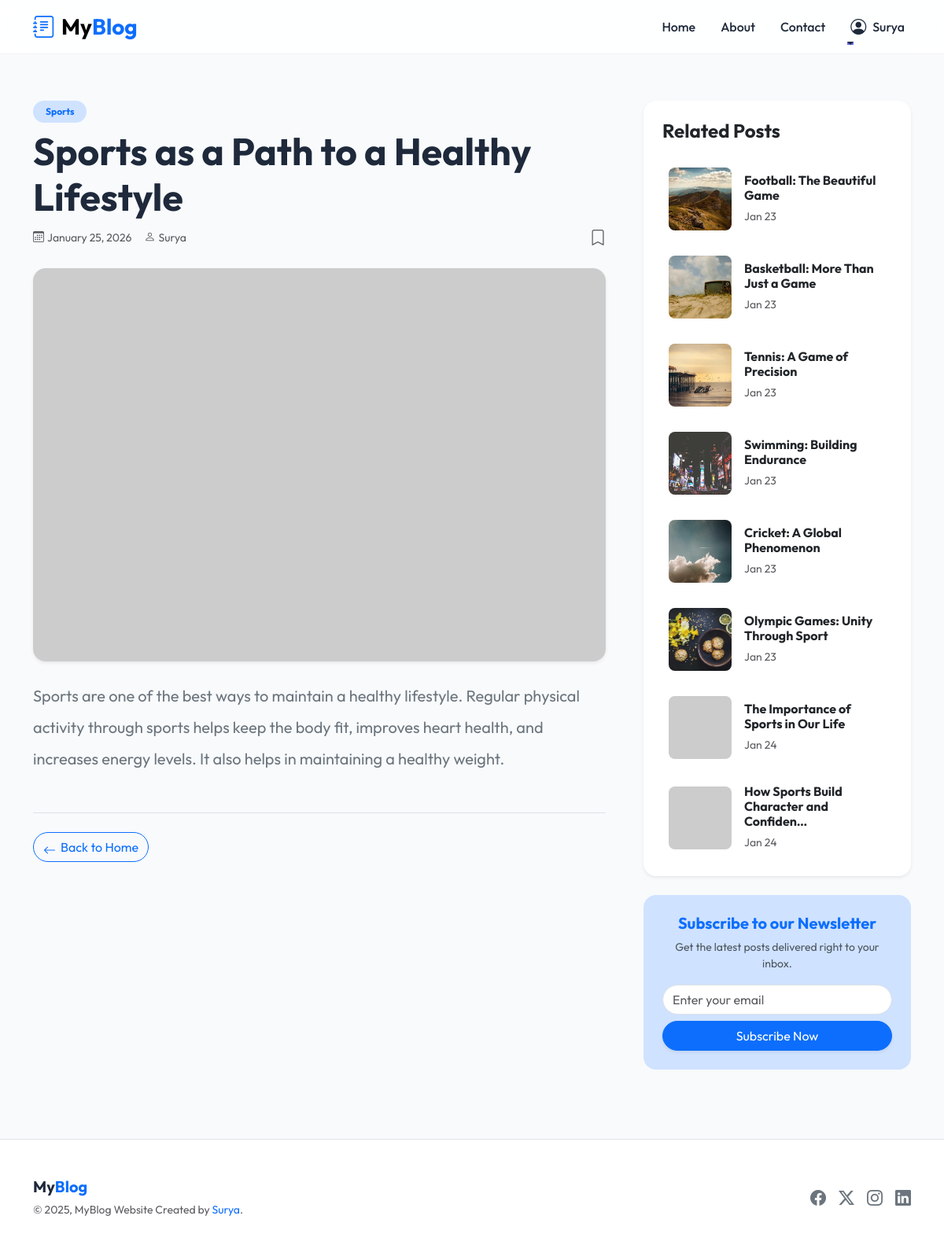
Page /post/sports-as-a-path-to-a-healthy-lifestyle (signed in) on the committed database.
### blog/models.py (models this page shows, shortened)
class Post(models.Model):
    title = models.CharField(max_length=100)
    content = models.TextField()
    img_url = models.ImageField(max_length=500, null=True, blank=True, upload_to="posts/images")
    image_url_online = models.URLField(max_length=500, null=True, blank=True, help_text="Online image URL (if provided instead of file upload)")
    created_at = models.DateTimeField(auto_now_add=True)
    slug = models.SlugField(max_length=500, blank=True, null=True)
    category = models.ForeignKey(Category, on_delete=models.CASCADE)
    user = models.ForeignKey(User, on_delete=models.CASCADE, null=True, blank=True)
    saved_by = models.ManyToManyField(User, related_name='saved_posts', blank=True)
    is_published = models.BooleanField(default=False)
    @property
    def formatted_img_url(self):
        category_seeds = {
            "Technology": "tech",
            "Science": "science",
            "Art": "art",
            "Sports": "sports",
            "Food": "food",
        }
        if self.image_url_online:
            return self.image_url_online
        if self.img_url and hasattr(self.img_url, 'name') and self.img_url.name:
            try:
                file_path = os.path.join(settings.MEDIA_ROOT, self.img_url.name)
                if os.path.exists(file_path) and os.path.getsize(file_path) > 0:
                    uploaded_url = self.img_url.url
                    if uploaded_url.startswith(('http://', 'https://')):
                        return uploaded_url
                    return uploaded_url
            except (ValueError, AttributeError, OSError, Exception):
                pass
        if self.id and self.category:
            category_name = self.category.name
            base_seed = category_seeds.get(category_name, "default")
            title_hash = hashlib.md5(self.title.encode()).hexdigest()[:8] if self.title else "00000000"
            content_hash = hashlib.md5(self.content.encode()).hexdigest()[:4] if self.content else "0000"
            unique_seed = f"{base_seed}_{self.id}_{title_hash}_{content_hash}"
            return f"https://picsum.photos/seed/{unique_seed}/800/600"
        else:
            return f"https://picsum.photos/seed/default_{self.id or 'new'}/800/600"

class Category(models.Model):
    name = models.CharField(max_length=100)

### blog/views.py (the view)
# urls.py: path("post/<str:slug>", views.detail, name="detail"),
def detail(request, slug):
    if not request.user.is_authenticated:
        messages.info(request, "Please sign in")
        return redirect("blog:login")
    if not request.user.has_perm("blog.view_post"):
        messages.error(request, "You have no permission to view any posts")
        return redirect("blog:index")
    post = get_object_or_404(Post, slug=slug)
    related_posts = Post.objects.filter(category=post.category).exclude(pk=post.id)
    return render(
        request, "blog/detail.html", {"post": post, "related_posts": related_posts}
    )

### blog/templates/blog/detail.html (shortened to what this page needs)
{% extends 'blog/base.html' %}
{% block content %}
<div class="container py-5 animate__animated animate__fadeIn">
  <div class="row g-5">
    <div class="col-lg-8">
      <article class="blog-post">
        <div class="mb-4">
          <span
            class="badge bg-primary-subtle text-primary rounded-pill px-3 py-2 mb-2">{{post.category.name|default:"General"}}</span>
          <h1 class="fw-bold display-5 mb-2">{{ post.title }}</h1>
          <div class="text-muted d-flex align-items-center gap-3 small">
            <span><i class="bi bi-calendar3 me-1"></i>{{ post.created_at|date:"F j, Y" }}</span>
            {% if post.user %}
            <span><i class="bi bi-person me-1"></i>{{ post.user.username }}</span>
            {% endif %}
            {% if user.is_authenticated %}
            <a href="{% url 'blog:toggle_save_post' post_id=post.id %}" class="text-decoration-none ms-auto"
              title="{% if request.user in post.saved_by.all %}Unsave Post{% else %}Save Post{% endif %}">
              {% if request.user in post.saved_by.all %}
              <i class="bi bi-bookmark-fill fs-5 text-primary"></i>
              {% else %}
              <i class="bi bi-bookmark fs-5 text-muted"></i>
              {% endif %}
            </a>
            {% endif %}
          </div>
        </div>
        <div class="mb-4 overflow-hidden rounded-4 shadow-sm">
          <img src="{{post.formatted_img_url}}" class="img-fluid w-100 object-fit-cover" alt="{{post.title}}"
            style="max-height: 500px;">
        </div>
        <div class="blog-content fs-5 lh-lg text-secondary">
          {{ post.content|linebreaks }}
        </div>
        <div class="mt-5 pt-4 border-top">
          <a href="{% url 'blog:index' %}" class="btn btn-outline-primary rounded-pill icon-link icon-link-hover">
            <i class="bi bi-arrow-left"></i> Back to Home
          </a>
        </div>
      </article>
    </div>
    <div class="col-lg-4">
      <div class="position-sticky" style="top: 100px;">
        <div class="card border-0 shadow-sm rounded-4 mb-4">
          <div class="card-body p-4">
            <h4 class="card-title fw-bold mb-4">Related Posts</h4>
            {% if related_posts %}
            <div class="d-flex flex-column gap-3">
              {% for related_post in related_posts %}
              <div
                class="d-flex align-items-center gap-3 group-hover-bg p-2 rounded-3 transition-all position-relative">
                <img src="{{related_post.formatted_img_url}}" class="rounded-3 object-fit-cover" width="80" height="80"
                  alt="{{related_post.title}}">
                <div>
                  <h6 class="mb-1 fw-bold">
                    <a href="{% url 'blog:detail' slug=related_post.slug %}"
                      class="text-decoration-none text-dark stretched-link">
                      {{ related_post.title|truncatechars:40 }}
                    </a>
                  </h6>
                  <small class="text-muted">{{ related_post.created_at|date:"M d" }}</small>
                </div>
              </div>
              {% endfor %}
            </div>
            {% else %}
            <div class="text-center text-muted py-4">
              <i class="bi bi-journal-x fs-1 mb-2 d-block"></i>
              No related posts found.
            </div>
            {% endif %}
          </div>
        </div>
        <div class="card border-0 bg-primary-subtle rounded-4 p-4 text-center">
          <h5 class="fw-bold text-primary mb-2">Subscribe to our Newsletter</h5>
          <p class="small text-muted mb-3">Get the latest posts delivered right to your inbox.</p>
          <form action="{% url 'blog:subscribe' %}" method="post">
            <div class="mb-2">
              <input type="email" name="email" class="form-control rounded-pill" placeholder="Enter your email"
                required>
            </div>
            <button type="submit" class="btn btn-primary w-100 rounded-pill shadow-sm">Subscribe Now</button>
          </form>
        </div>
      </div>
    </div>
  </div>
</div>
{% endblock %}

### blog/templates/blog/base.html (shortened to what this page needs)
{% load static %}
<!DOCTYPE html>
<html lang="en">
<head>
    <link href="https://cdn.jsdelivr.net/npm/bootstrap@5.3.3/dist/css/bootstrap.min.css" rel="stylesheet"
>
    <link rel="stylesheet" href="{% static 'blog/style.css' %}">
    <link rel="stylesheet" href="https://cdn.jsdelivr.net/npm/bootstrap-icons@1.11.3/font/bootstrap-icons.min.css">
    <link rel="stylesheet" href="https://cdnjs.cloudflare.com/ajax/libs/animate.css/4.1.1/animate.min.css" />
</head>
<body>
    {% include 'blog/includes/header.html' %}
    <main>
        {% block content %}
        {% endblock %}
    </main>
    {% include 'blog/includes/footer.html' %}
</body>
</html>

### blog/templates/blog/includes/header.html (shortened to what this page needs)
<nav class="navbar navbar-expand-lg navbar-light fixed-top navbar-glass">
    <div class="container">
        <a class="navbar-brand fw-bold fs-3" href="/">
            <i class="bi bi-journal-text text-primary me-2"></i>My<span class="text-primary">Blog</span>
        </a>
        <div class="collapse navbar-collapse" id="navbarNav">
            <ul class="navbar-nav ms-auto align-items-center gap-3">
                <li class="nav-item">
                    <a class="nav-link" href="/">Home</a>
                </li>
                <li class="nav-item">
                    <a class="nav-link" href="/about">About</a>
                </li>
                <li class="nav-item">
                    <a class="nav-link" href="/contact">Contact</a>
                </li>
                {% if user.is_authenticated %}
                <li class="nav-item dropdown">
                    <a class="nav-link dropdown-toggle d-flex align-items-center gap-2" href="#" id="navbarDropdown"
                        role="button" data-bs-toggle="dropdown" aria-expanded="false">
                        <i class="bi bi-person-circle fs-5"></i>
                        <span>{{ user.username }}</span>
                    </a>
                </li>
                {% endif %}
            </ul>
        </div>
    </div>
</nav>
<div style="height: 80px;"></div>

### blog/templates/blog/includes/footer.html (shortened to what this page needs)
<footer class="bg-white border-top py-5 mt-auto">
  <div class="container">
    <div class="row align-items-center">
      <div class="col-md-6 text-center text-md-start mb-3 mb-md-0">
        <h5 class="fw-bold mb-1">My<span class="text-primary">Blog</span></h5>
        <small class="text-muted">© 2025, MyBlog Website Created by <a href="https://surya-portfolio.netlify.app/"
            target="_blank" class="text-decoration-none">Surya</a>.</small>
      </div>
      <div class="col-md-6 text-center text-md-end">
        <div class="d-flex justify-content-center justify-content-md-end gap-3">
          <a href="#" class="text-secondary fs-5"><i class="bi bi-facebook"></i></a>
          <a href="#" class="text-secondary fs-5"><i class="bi bi-twitter-x"></i></a>
          <a href="https://www.instagram.com/surya__bae/" class="text-secondary fs-5"><i
              class="bi bi-instagram"></i></a>
          <a href="https://linkedin.com/in/surya-p-03950722a/" class="text-secondary fs-5"><i
              class="bi bi-linkedin"></i></a>
        </div>
      </div>
    </div>
  </div>
</footer>

### blog/static/blog/style.css (style rules this page uses)
:root { --primary-color: #6366f1; --primary-hover: #4f46e5; --secondary-color: #ec4899; --bg-color: #f8fafc; --text-color: #0f172a; --nav-bg: rgba(255, 255, 255, 0.85); --card-bg: #ffffff; --card-shadow: 0 4px 6px -1px rgb(0 0 0 / 0.1), 0 2px 4px -2px rgb(0 0 0 / 0.1); --card-shadow-hover: 0 10px 15px -3px rgb(0 0 0 / 0.1), 0 4px 6px -4px rgb(0 0 0 / 0.1); }
body { background-color: var(--bg-color); color: var(--text-color); }
a { text-decoration: none; transition: color 0.3s ease; }
.navbar-glass { background-color: var(--nav-bg); backdrop-filter: blur(10px); -webkit-backdrop-filter: blur(10px); border-bottom: 1px solid rgba(0, 0, 0, 0.05); }
.nav-link { font-weight: 500; color: var(--text-color) !important; position: relative; }
.nav-link::after { content: ''; position: absolute; width: 0; height: 2px; bottom: 0; left: 0; background-color: var(--primary-color); transition: width 0.3s ease; }

### blog/templates/blog/base.html (style rules this page uses)
:root { --primary-color: #6366f1; --secondary-color: #a855f7; --bg-color: #f8fafc; --text-color: #1e293b; --card-bg: #ffffff; }
body { font-family: 'Outfit', sans-serif; background-color: var(--bg-color); color: var(--text-color); display: flex; flex-direction: column; min-height: 100vh; }
main { flex: 1 0 auto; padding-bottom: 40px; }
footer { flex-shrink: 0; }

### blog/templates/blog/detail.html (style rules this page uses)
.blog-content p { margin-bottom: 1.5rem; }
.object-fit-cover { object-fit: cover; }
.transition-all { transition: all 0.2s ease; }

### rows in the picture
Post: category.name "Sports", title "Sports as a Path to a Healthy Lifestyle", created_at "January 25, 2026", user.username "Surya", content "Sports are one of the best ways to maintain a healthy lifestyle. Regular physical activity through sports helps keep the body fit, improves heart health, and increases energy levels. It also helps in maintaining a healthy weight."
Post: formatted_img_url (picture), title "Football: The Beautiful Game", created_at "Jan 23"
Post: formatted_img_url (picture), title "Basketball: More Than Just a Game", created_at "Jan 23"
Post: formatted_img_url (picture), title "Tennis: A Game of Precision", created_at "Jan 23"
Post: formatted_img_url (picture), title "Swimming: Building Endurance", created_at "Jan 23"
Post: formatted_img_url (picture), title "Cricket: A Global Phenomenon", created_at "Jan 23"
Post: formatted_img_url (picture), title "Olympic Games: Unity Through Sport", created_at "Jan 23"
Post: title "The Importance of Sports in Our Life", created_at "Jan 24"
Post: title "How Sports Build Character and Confiden…", created_at "Jan 24"

### other values in the picture
{{ user.username }} "Surya"
